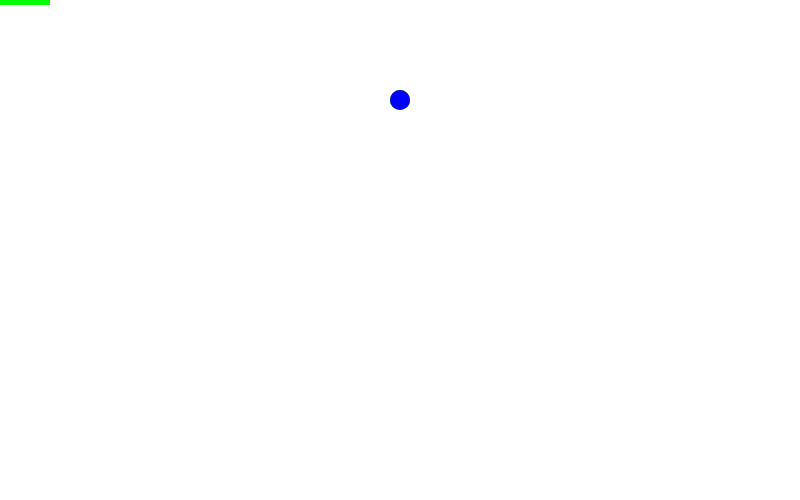
Frame 1 (no input)
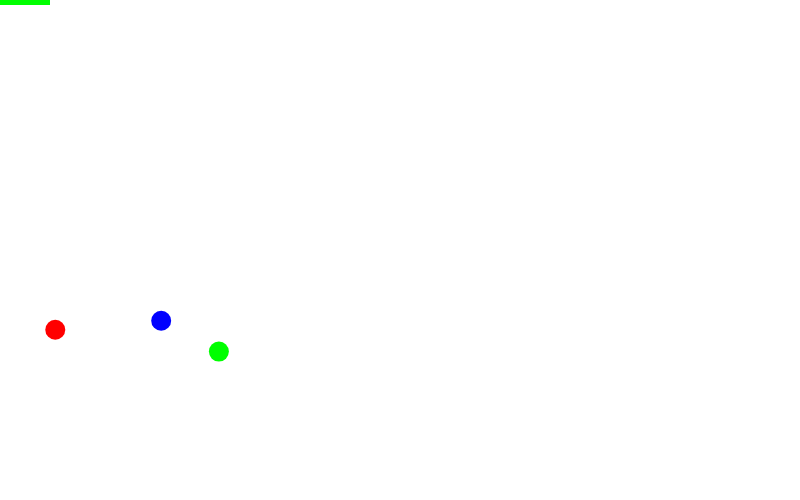
Frame 60 (no input)
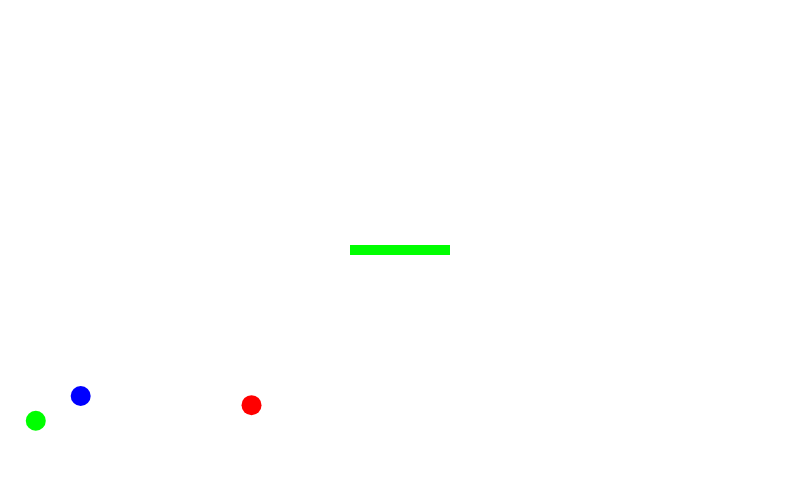
Frame 120 (the mouse pressed at the canvas centre since frame 60)

The p5.js sketch that drew these frames (run headless with seeded random() and noise() and a simulated clock; from frame 60 on, the mouse is pressed at the canvas centre):

// p5.js sketch
// ── sketch.js
class Ball {
    constructor(x, y, vy, vx, col, grav) {
        this.ballX = x;
        this.ballY = y;
        this.ballSpeedVert = vy;
        this.ballSpeedHorizon = vx;
        this.ballColor = col;
        this.positions = [];
        this.gravity = grav;
    }
}

let _gameScreen = 0;
let balls = [];
let ballSize = 20;
let gravity = 1;
let airfriction = 0.0001;
let friction = 0.2;
let racketColor;
let racketWidth = 100;
let racketHeight = 10;
let ballShadow = 1;
let numBalls = 1000;

function setup() {
    createCanvas(800, 500);
    frameRate(60);
    racketColor = color(0, 255, 0);
    balls.push(new Ball(width / 2, height / 5, random(-10, 10), random(-10, 10), color(255, 0, 0), gravity));
    balls.push(new Ball(width / 2, height / 5, random(-10, 10), random(-10, 10), color(0, 255, 0), gravity));
    balls.push(new Ball(width / 2, height / 5, random(-10, 10), random(-10, 10), color(0, 0, 255), gravity));
    // for (let i = 0; i < numBalls; i++) {
    //     balls.push(new Ball(width / 2, height / 5, random(-10,10), random(-10, 10), color(i / numBalls * 255, 0, (1 - i / numBalls) * 255), gravity));
    // }
    noStroke();
}

function draw() {
    background(255);
    drawRacket();
    for (let i = 0; i < balls.length; i++) {
        ball = balls[i];
        drawBall(ball);
        watchRacketBounce(ball);
        applyHorizontalSpeed(ball);
        applyGravity(ball);
        keepInScreen(ball);
    }
}

function drawRacket(){
    fill(racketColor);
    rectMode(CENTER);
    rect(mouseX, mouseY, racketWidth, racketHeight);
}

function drawBall(ball) {
    let position = [ball.ballX, ball.ballY];
    ball.positions.push(position);
    if (ball.positions.length == ballShadow + 1) ball.positions.shift();
    for (let i = 0; i < ball.positions.length; i++) {
        let pos = ball.positions[i];
        fill(red(ball.ballColor), green(ball.ballColor), blue(ball.ballColor), (ballShadow - ball.positions.length + i + 1) * 255 / ballShadow);
        ellipse(pos[0], pos[1], ballSize, ballSize);
    }
}

// function watchRacketBounce(ball) {
//     overhead = mouseY - pmouseY;
//     if ((ball.ballX+(ballSize/2) > mouseX-(racketWidth/2)) && (ball.ballX-(ballSize/2) < mouseX+(racketWidth/2))) {
//         if (dist(ball.ballX, ball.ballY, ball.ballX, mouseY)<=(ballSize/2)+abs(overhead)) {
//             makeBounceBottom(ball, mouseY);
//             // racket moving up
//             if (overhead<0) {
//                 ball.ballY+=overhead;
//                 ball.ballSpeedVert+=overhead;
//                 ball.ballSpeedHorizon = (ball.ballX - mouseX)/5;
//             }
//         }
//     }
// }

function watchRacketBounce(ball) {
    let overhead = mouseY - pmouseY;
    if ((ball.ballX + (ballSize / 2) > mouseX - (racketWidth / 2)) && (ball.ballX - (ballSize / 2) < mouseX + (racketWidth / 2))) {
        if (dist(ball.ballX, ball.ballY, ball.ballX, mouseY - (racketHeight / 2)) <= ballSize / 2 + abs(overhead)) {
            makeBounceBottom(ball, mouseY - (racketHeight / 2));
            // racket moving down
            if (overhead < 0) {
                ball.ballY += overhead;
                ball.ballSpeedVert += overhead;
                ball.ballSpeedHorizon = (ball.ballX - mouseX) / 5;
            }
        }
    }
}

function applyHorizontalSpeed(ball){
    ball.ballX += ball.ballSpeedHorizon;
    ball.ballSpeedHorizon *= 1 - airfriction;
}

function makeBounceLeft(ball, surface){
    ball.ballX = surface + (ballSize / 2);
    ball.ballSpeedHorizon *= -1;
    ball.ballSpeedHorizon *= 1 - friction;
}

function makeBounceRight(ball, surface){
    ball.ballX = surface - (ballSize / 2);
    ball.ballSpeedHorizon *= -1;
    ball.ballSpeedHorizon *= 1 - friction;
}

function applyGravity(ball) {
    ball.ballSpeedVert += ball.gravity;
    ball.ballY += ball.ballSpeedVert;
    ball.ballSpeedVert *= 1 - airfriction;
    // if (ball.ballY > height / 2) {
    //     ball.gravity = 1;
    // } else {
    //     ball.gravity = -1;
    // }
}

function makeBounceBottom(ball, surface) {
    ball.ballY = surface - (ballSize / 2);
    ball.ballSpeedVert *= -1;
    ball.ballSpeedVert *= 1 - friction;
}

function makeBounceTop(ball, surface) {
    ball.ballY = surface + (ballSize / 2);
    ball.ballSpeedVert *= -1;
    ball.ballSpeedVert *= 1 - friction;
}

function keepInScreen(ball) {
    if (ball.ballY + (ballSize / 2) > height) { 
        makeBounceBottom(ball, height);
    }
    if (ball.ballY - (ballSize / 2) < 0) {
        makeBounceTop(ball, 0);
    }
    if (ball.ballX-(ballSize/2) < 0){
        makeBounceLeft(ball, 0);
    }
    if (ball.ballX+(ballSize/2) > width){
        makeBounceRight(ball, width);
    }
}
